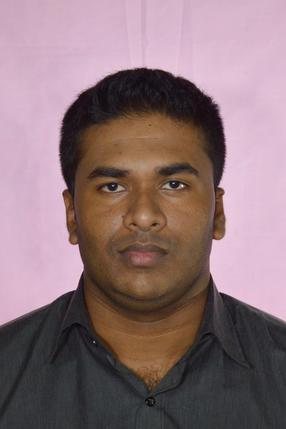
#> input picture images/people/e13/e13004.jpg, 286 x 429 px; its folder holds 4 pictures in this run
$ python resize_2048.py   (Python 2 division)   (older library calls are emulated)
#> lines starting #> are read from the running program, lines starting #| are printed output that depends on the picture
import os,sys,time

import subprocess
from PIL import Image

height = 150
width = 150
#size = input('Enter resize factor as a percentage of 100%')
factor = 0.2
relevant_path = '.'
included_extenstions = ['jpg','bmp','png','gif','jpeg','JPG' ]
file_names = [fn for fn in os.listdir(relevant_path) if any([fn.endswith(ext) for ext in included_extenstions])]
print file_names
count=0
total=len(file_names)
for name in file_names:
    imageFile = name
    im1 = Image.open(imageFile)
#> im1 is the input picture: PIL image 286x429 RGB; mean R, G, B 140, 115.1, 119.7
    #size = (2048*100)/(im1.size[0]*1.0)
    #print size
    im5 = im1.resize((int(im1.size[0]*factor), int(im1.size[1]*factor)), Image.ANTIALIAS)    # best down-sizing filter
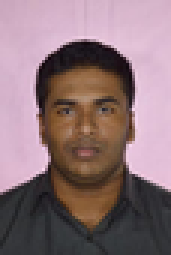
#> im5: PIL image 57x85 RGB (shown 3 times larger); mean R, G, B 140, 115.1, 119.6

    im5.save(str("new\\"+name).lower())
    count+=1
    print name," ",count,"/",total
#> pass 2 of the loop `for name in file_names:`:
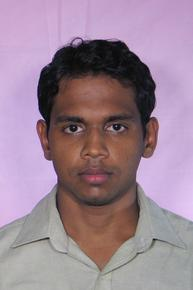
#> input picture images/people/e13/e13010.jpg, 193 x 290 px
#> im1 is the input picture: PIL image 193x290 RGB; mean R, G, B 155.4, 132.7, 148.3
#> `im5 = im1.resize((int(im1.size[0]*factor), int(im1.size[1]*factor)), I..`:
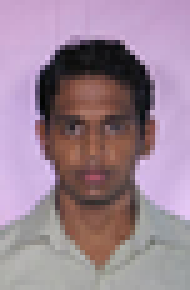
#> im5: PIL image 38x58 RGB (shown 5 times larger); mean R, G, B 155.4, 132.7, 148.3
#> pass 3 of the loop `for name in file_names:`:
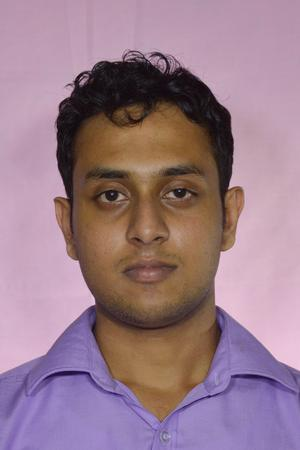
#> input picture images/people/e13/e13011.jpg, 300 x 450 px
#> im1 is the input picture: PIL image 300x450 RGB; mean R, G, B 153.6, 123.8, 137.6
#> `im5 = im1.resize((int(im1.size[0]*factor), int(im1.size[1]*factor)), I..`:
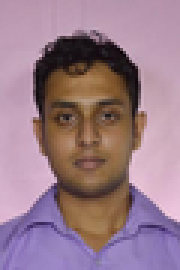
#> im5: PIL image 60x90 RGB (shown 3 times larger); mean R, G, B 153.6, 123.8, 137.6
#> the loop made 4 passes; the first 3 are shown
